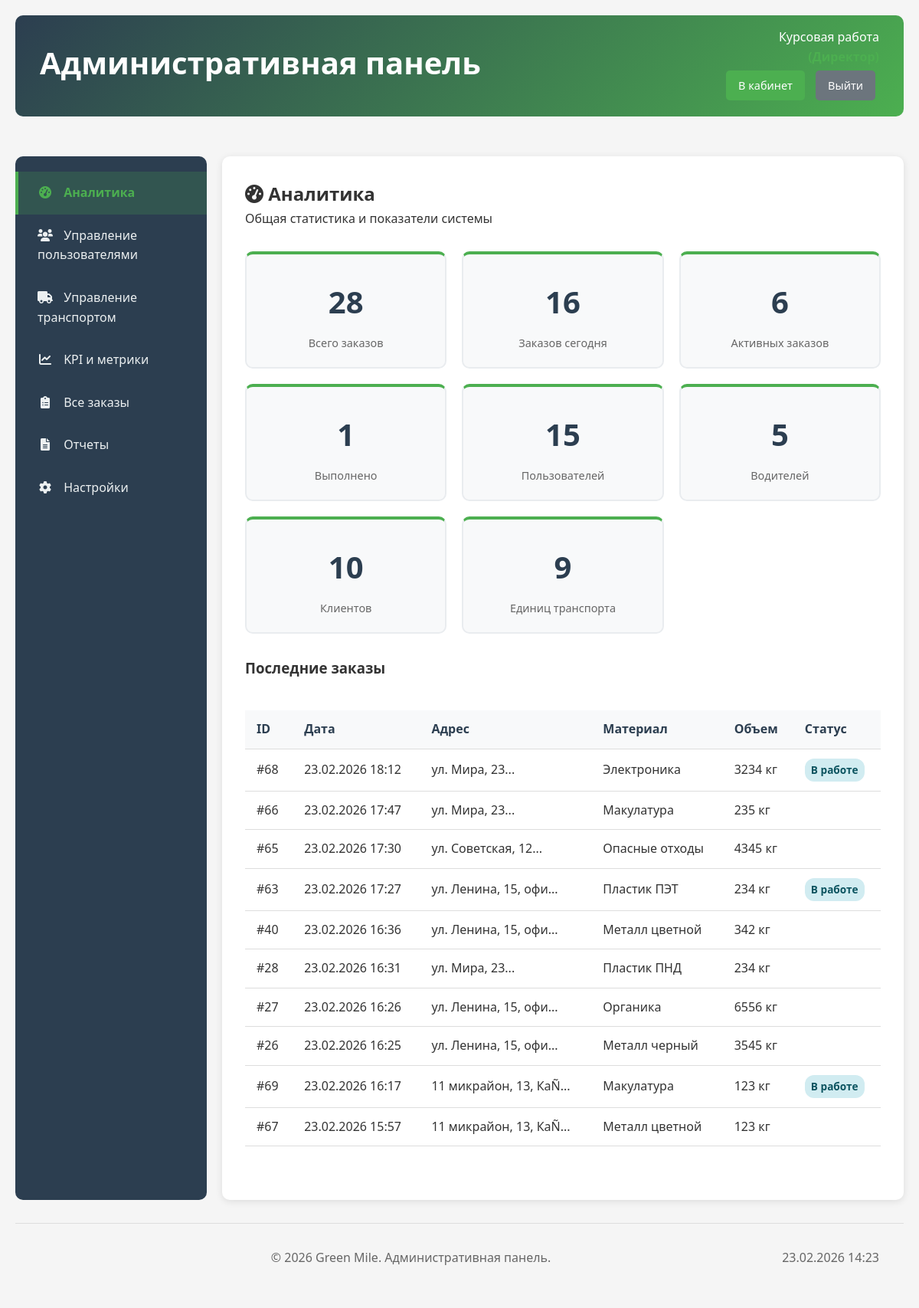
/124/admin/index.php (signed in), run on the app's committed database.
### tables this page shows
CREATE TABLE `orders` (
  `id_order` int(11) NOT NULL,
  `id_client` int(11) DEFAULT NULL,
  `route_id` int(11) DEFAULT NULL,
  `status` int(11) DEFAULT NULL,
  `data_Time` datetime DEFAULT NULL,
  `volume` varchar(255) DEFAULT NULL,
  `addres` varchar(255) DEFAULT NULL,
  `comments` text DEFAULT NULL,
  `id_materials` int(11) DEFAULT NULL
);

CREATE TABLE `materials` (
  `id_material` int(11) NOT NULL,
  `Name_Mat` varchar(255) DEFAULT NULL,
  `comments` text DEFAULT NULL,
  `rate` varchar(255) DEFAULT NULL
);

### 124/admin/index.php (the view, shortened to what this page needs)
<?php
$current_page = isset($_GET['page']) ? $_GET['page'] : 'dashboard';
?>
<!DOCTYPE html>
<html lang="ru">
<head>
    <link rel="stylesheet" href="../style.css">
    <link rel="stylesheet" href="https://cdnjs.cloudflare.com/ajax/libs/font-awesome/6.0.0/css/all.min.css">
</head>
<body>
    <div class="container">
        <header class="dashboard-header">
            <h1>Административная панель</h1>
            <div class="user-info">
                <span><?php echo $_SESSION['first_name'] . ' ' . $_SESSION['last_name']; ?></span>
                <span class="role">(Директор)</span>
                <a href="../dashboard.php" class="btn btn-small">В кабинет</a>
                <a href="../api/logout.php" class="btn btn-small btn-secondary">Выйти</a>
            </div>
        </header>
        <div class="admin-container">
            <nav class="admin-sidebar">
                <div class="admin-nav">
                    <ul>
                        <li>
                            <a href="?page=dashboard" class="<?php echo $current_page == 'dashboard' ? 'active' : ''; ?>">
                                <i class="fas fa-tachometer-alt"></i> Аналитика
                            </a>
                        </li>
                        <li>
                            <a href="?page=users" class="<?php echo $current_page == 'users' ? 'active' : ''; ?>">
                                <i class="fas fa-users"></i> Управление пользователями
                            </a>
                        </li>
                        <li>
                            <a href="?page=transport" class="<?php echo $current_page == 'transport' ? 'active' : ''; ?>">
                                <i class="fas fa-truck"></i> Управление транспортом
                            </a>
                        </li>
                        <li>
                            <a href="?page=kpi" class="<?php echo $current_page == 'kpi' ? 'active' : ''; ?>">
                                <i class="fas fa-chart-line"></i> KPI и метрики
                            </a>
                        </li>
                        <li>
                            <a href="?page=orders" class="<?php echo $current_page == 'orders' ? 'active' : ''; ?>">
                                <i class="fas fa-clipboard-list"></i> Все заказы
                            </a>
                        </li>
                        <li>
                            <a href="?page=reports" class="<?php echo $current_page == 'reports' ? 'active' : ''; ?>">
                                <i class="fas fa-file-alt"></i> Отчеты
                            </a>
                        </li>
                        <li>
                            <a href="?page=settings" class="<?php echo $current_page == 'settings' ? 'active' : ''; ?>">
                                <i class="fas fa-cog"></i> Настройки
                            </a>
                        </li>
                    </ul>
                </div>
            </nav>
            <main class="admin-content">
                <?php if($current_page == 'dashboard'): ?>
                <section id="dashboard" class="admin-section active">
                    <h2><i class="fas fa-tachometer-alt"></i> Аналитика</h2>
                    <p>Общая статистика и показатели системы</p>
                    <div class="stat-grid">
                        <?php
                        include '../api/config.php';
                        $total_orders = $conn->query("SELECT COUNT(*) as total FROM orders")->fetch_assoc()['total'];
                        $today_orders = $conn->query("SELECT COUNT(*) as total FROM orders WHERE DATE(data_Time) = CURDATE()")->fetch_assoc()['total'];
                        $active_orders = $conn->query("SELECT COUNT(*) as total FROM orders WHERE status IN (1,2)")->fetch_assoc()['total'];
                        $completed_orders = $conn->query("SELECT COUNT(*) as total FROM orders WHERE status = 3")->fetch_assoc()['total'];
                        $total_users = $conn->query("SELECT COUNT(*) as total FROM users")->fetch_assoc()['total'];
                        $total_drivers = $conn->query("SELECT COUNT(*) as total FROM users WHERE role = 3")->fetch_assoc()['total'];
                        $total_clients = $conn->query("SELECT COUNT(*) as total FROM client")->fetch_assoc()['total'];
                        $total_vehicles = $conn->query("SELECT COUNT(*) as total FROM transport")->fetch_assoc()['total'];
                        ?>
                        <div class="stat-card">
                            <div class="stat-number"><?php echo $total_orders; ?></div>
                            <div class="stat-label">Всего заказов</div>
                        </div>
                        <div class="stat-card">
                            <div class="stat-number"><?php echo $today_orders; ?></div>
                            <div class="stat-label">Заказов сегодня</div>
                        </div>
                        <div class="stat-card">
                            <div class="stat-number"><?php echo $active_orders; ?></div>
                            <div class="stat-label">Активных заказов</div>
                        </div>
                        <div class="stat-card">
                            <div class="stat-number"><?php echo $completed_orders; ?></div>
                            <div class="stat-label">Выполнено</div>
                        </div>
                        <div class="stat-card">
                            <div class="stat-number"><?php echo $total_users; ?></div>
                            <div class="stat-label">Пользователей</div>
                        </div>
                        <div class="stat-card">
                            <div class="stat-number"><?php echo $total_drivers; ?></div>
                            <div class="stat-label">Водителей</div>
                        </div>
                        <div class="stat-card">
                            <div class="stat-number"><?php echo $total_clients; ?></div>
                            <div class="stat-label">Клиентов</div>
                        </div>
                        <div class="stat-card">
                            <div class="stat-number"><?php echo $total_vehicles; ?></div>
                            <div class="stat-label">Единиц транспорта</div>
                        </div>
                    </div>
                    <h3>Последние заказы</h3>
                    <div class="table-container">
                        <?php
                        $recent_orders = $conn->query("SELECT o.*, m.Name_Mat as material_name
                                                        FROM orders o
                                                        LEFT JOIN materials m ON o.id_materials = m.id_material
                                                        ORDER BY o.data_Time DESC
                                                        LIMIT 10");
                        ?>
                        <table>
                            <thead>
                                <tr>
                                    <th>ID</th>
                                    <th>Дата</th>
                                    <th>Адрес</th>
                                    <th>Материал</th>
                                    <th>Объем</th>
                                    <th>Статус</th>
                                </tr>
                            </thead>
                            <tbody>
                                <?php while($order = $recent_orders->fetch_assoc()): ?>
                                <tr>
                                    <td>#<?php echo $order['id_order']; ?></td>
                                    <td><?php echo date('d.m.Y H:i', strtotime($order['data_Time'])); ?></td>
                                    <td><?php echo substr($order['addres'], 0, 30) . '...'; ?></td>
                                    <td><?php echo $order['material_name']; ?></td>
                                    <td><?php echo $order['volume']; ?> кг</td>
                                    <td>
                                        <?php
                                        $status_badges = [
                                            1 => ['class' => 'badge-warning', 'text' => 'Новый'],
                                            2 => ['class' => 'badge-info', 'text' => 'В работе'],
                                            3 => ['class' => 'badge-success', 'text' => 'Завершен']
                                        ];
                                        $status = $order['status'] ?? 1;
                                        ?>
                                        <span class="badge <?php echo $status_badges[$status]['class']; ?>">
                                            <?php echo $status_badges[$status]['text']; ?>
                                        </span>
                                    </td>
                                </tr>
                                <?php endwhile; ?>
                            </tbody>
                        </table>
                    </div>
                </section>
                <?php endif; ?>
            </main>
        </div>
        <footer style="margin-top: 30px;">
            <p>&copy; 2026 Green Mile. Административная панель.
               <span style="color: #666; float: right;">
                   <?php echo date('d.m.Y H:i'); ?>
               </span>
            </p>
        </footer>
    </div>
</body>
</html>

### 124/style.css (style rules this page uses)
* { margin: 0; padding: 0; box-sizing: border-box; }
body { font-family: 'Segoe UI', Tahoma, Geneva, Verdana, sans-serif; line-height: 1.6; color: #333; background-color: #f5f5f5; }
.container { max-width: 1200px; margin: 0 auto; padding: 20px; min-height: 100vh; display: flex; flex-direction: column; }
header { background: linear-gradient(135deg, #2c3e50, #4CAF50); color: white; padding: 2rem; border-radius: 10px; margin-bottom: 2rem; text-align: center; }
header h1 { font-size: 2.5rem; margin-bottom: 0.5rem; }
.btn { display: inline-block; background: #4CAF50; color: white; padding: 12px 24px; text-decoration: none; border-radius: 5px; border: none; cursor: pointer; font-size: 1rem; transition: background 0.3s; margin: 5px; }
.btn-secondary { background: #6c757d; }
.btn-small { padding: 8px 16px; font-size: 0.9rem; }
.dashboard-header { display: flex; justify-content: space-between; align-items: center; padding: 1rem 2rem; }
.user-info { text-align: right; }
.user-info .role { display: block; color: #4CAF50; font-weight: bold; }
.stat-card { background: #f8f9fa; padding: 1.5rem; border-radius: 10px; text-align: center; border: 2px solid #e9ecef; }
.stat-number { font-size: 2.5rem; font-weight: bold; color: #4CAF50; margin: 0.5rem 0; }
footer { margin-top: auto; padding: 2rem; text-align: center; color: #666; border-top: 1px solid #ddd; }

### 124/admin/index.php (style rules this page uses)
.admin-container { display: flex; min-height: calc(100vh - 100px); margin-top: 20px; }
.admin-sidebar { width: 250px; background: #2c3e50; color: white; border-radius: 10px; padding: 20px 0; margin-right: 20px; flex-shrink: 0; }
.admin-content { flex: 1; background: white; border-radius: 10px; padding: 30px; box-shadow: 0 2px 10px rgba(0,0,0,0.1); }
.admin-nav ul { list-style: none; padding: 0; }
.admin-nav li { margin: 0; }
.admin-nav a { display: block; padding: 15px 25px; color: #ecf0f1; text-decoration: none; border-left: 4px solid transparent; transition: all 0.3s; }
.admin-nav a.active { background: rgba(76, 175, 80, 0.2); border-left-color: #4CAF50; color: #4CAF50; font-weight: bold; }
.admin-nav i { margin-right: 10px; width: 20px; text-align: center; }
.admin-section { display: none; }
.admin-section.active { display: block; animation: fadeIn 0.5s; }
.stat-grid { display: grid; grid-template-columns: repeat(auto-fit, minmax(200px, 1fr)); gap: 20px; margin: 30px 0; }
.stat-card { background: #f8f9fa; padding: 20px; border-radius: 10px; text-align: center; border-top: 4px solid #4CAF50; }
.stat-number { font-size: 2.5rem; font-weight: bold; color: #2c3e50; margin: 10px 0; }
.stat-label { color: #666; font-size: 0.9rem; }
.table-container { overflow-x: auto; margin: 20px 0; }
table { width: 100%; border-collapse: collapse; margin: 20px 0; }
th, td { padding: 12px 15px; text-align: left; border-bottom: 1px solid #ddd; }
th { background: #f8f9fa; font-weight: bold; color: #2c3e50; }
.badge { display: inline-block; padding: 4px 8px; border-radius: 12px; font-size: 0.85rem; font-weight: bold; }
.badge-info { background: #d1ecf1; color: #0c5460; }

### data on the page
orders: id_order "68", data_Time "23.02.2026 18:12", addres "ул. Мира, 23", id_materials.Name_Mat "Электроника", volume "3234", status "В работе"
orders: id_order "66", data_Time "23.02.2026 17:47", addres "ул. Мира, 23", id_materials.Name_Mat "Макулатура", volume "235"
orders: id_order "65", data_Time "23.02.2026 17:30", addres "ул. Советская, 12", id_materials.Name_Mat "Опасные отходы", volume "4345"
orders: id_order "63", data_Time "23.02.2026 17:27", addres "ул. Ленина, 15, офи", id_materials.Name_Mat "Пластик ПЭТ", volume "234", status "В работе"
orders: id_order "40", data_Time "23.02.2026 16:36", addres "ул. Ленина, 15, офи", id_materials.Name_Mat "Металл цветной", volume "342"
orders: id_order "28", data_Time "23.02.2026 16:31", addres "ул. Мира, 23", id_materials.Name_Mat "Пластик ПНД", volume "234"
orders: id_order "27", data_Time "23.02.2026 16:26", addres "ул. Ленина, 15, офи", id_materials.Name_Mat "Органика", volume "6556"
orders: id_order "26", data_Time "23.02.2026 16:25", addres "ул. Ленина, 15, офи", id_materials.Name_Mat "Металл черный", volume "3545"
orders: id_order "69", data_Time "23.02.2026 16:17", addres "11 микрайон, 13, КаÑ", id_materials.Name_Mat "Макулатура", volume "123", status "В работе"
orders: id_order "67", data_Time "23.02.2026 15:57", addres "11 микрайон, 13, КаÑ", id_materials.Name_Mat "Металл цветной", volume "123"

### other printed values
$_SESSION['first_name'] "Курсовая"
$_SESSION['last_name'] "работа"
$total_orders "28"
$today_orders "16"
$active_orders "6"
$completed_orders "1"
$total_users "15"
$total_drivers "5"
$total_clients "10"
$total_vehicles "9"
